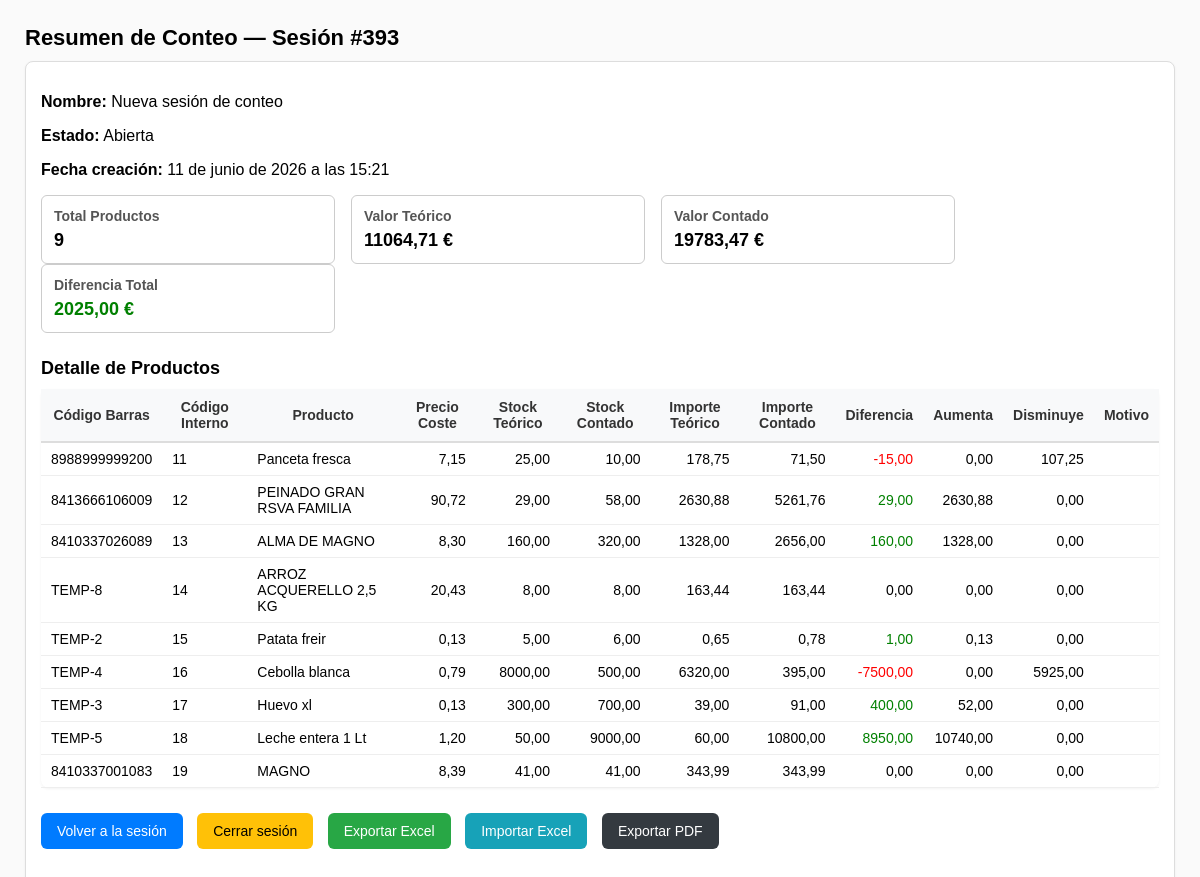
Page /inventario/conteo/resumen/393/ on the committed database.
### inventario_app/models.py (models this page shows, shortened)
class ConteoSesion(models.Model):
    TIPOS = [
        ('conteo', 'Conteo'),
        ('revision', 'Revisión'),
        ('auditoria', 'Auditoría'),
    ]
    ESTADOS = [
        ('abierta', 'Abierta'),
        ('en_revision', 'En revisión'),
        ('cerrada', 'Cerrada'),
        ('aprobada', 'Aprobada'),
        ('aplicada', 'Aplicada'),
        ('reabierta', 'Reabierta'),
    ]
    nombre = models.CharField(max_length=150)
    tipo = models.CharField(max_length=20, choices=TIPOS, default='conteo')
    fecha_creacion = models.DateTimeField(auto_now_add=True)
    usuario = models.ForeignKey(User, on_delete=models.PROTECT)
    estado = models.CharField(max_length=20, choices=ESTADOS, default='abierta')
    observaciones = models.TextField(blank=True, null=True)
    fecha_aplicacion = models.DateTimeField(blank=True, null=True)
    fecha_cierre = models.DateTimeField(blank=True, null=True)
    usuario_cierre = models.ForeignKey(User, null=True, blank=True, on_delete=models.SET_NULL, related_name="cierres_conteo")
    fecha_reapertura = models.DateTimeField(blank=True, null=True)
    usuario_reapertura = models.ForeignKey(User, null=True, blank=True, on_delete=models.SET_NULL, related_name="reaperturas_conteo")
    class Meta:
        verbose_name = "Sesión de conteo"
        verbose_name_plural = "Sesiones de conteo"

class ConteoLinea(models.Model):
    sesion = models.ForeignKey(ConteoSesion, related_name="lineas", on_delete=models.CASCADE)
    producto = models.ForeignKey(Producto, on_delete=models.PROTECT)
    codigo_barras = models.CharField(max_length=50, blank=True, null=True)
    precio_coste = models.DecimalField(max_digits=10, decimal_places=2)
    stock_teorico = models.DecimalField(max_digits=10, decimal_places=2, default=0)
    stock_contado = models.DecimalField(max_digits=10, decimal_places=2, default=0)
    motivo = models.CharField(max_length=200, blank=True, null=True)
    ubicacion = models.CharField(max_length=200, blank=True, null=True)
    usuario_modifica = models.ForeignKey(User, null=True, blank=True, on_delete=models.SET_NULL, related_name="modificaciones_conteo")
    fecha_modifica = models.DateTimeField(blank=True, null=True)
    @property
    def diferencia(self):
        return self.stock_contado - self.stock_teorico
    @property
    def importe_teorico(self):
        return self.stock_teorico * self.precio_coste if self.precio_coste else 0
    @property
    def importe_contado(self):
        return self.stock_contado * self.precio_coste if self.precio_coste else 0
    @property
    def importe_aumenta(self):
        if self.diferencia > 0:
            return self.diferencia * self.precio_coste
        return 0
    @property
    def importe_disminuye(self):
        if self.diferencia < 0:
            return abs(self.diferencia) * self.precio_coste
        return 0

class Producto(models.Model):
    codigo_interno = models.CharField(max_length=50, unique=True)
    nombre_interno = models.CharField(max_length=150)
    nombre_proveedor = models.CharField(max_length=150, blank=True, null=True)
    categoria = models.ForeignKey(Categoria, on_delete=models.SET_NULL, null=True, blank=True)
    unidad_medida = models.ForeignKey(UnidadMedida, on_delete=models.PROTECT, null=True)
    proveedor = models.ForeignKey(Proveedor, on_delete=models.SET_NULL, null=True, blank=True)
    iva = models.ForeignKey(IVA, on_delete=models.SET_NULL, null=True, blank=True)
    precio_compra = models.DecimalField(max_digits=10, decimal_places=2)
    codigo_barras = models.CharField(max_length=50, unique=True, null=True, blank=True)
    stock_minimo = models.DecimalField(max_digits=10, decimal_places=2, default=0)
    stock_actual = models.DecimalField(max_digits=10, decimal_places=2, default=0)
    activo = models.BooleanField(default=True)
    METODO_ULTIMO_COSTE = "ULTIMO_COSTE"
    METODO_COSTE_MEDIO = "COSTE_MEDIO"
    metodo_valoracion = models.CharField(
        max_length=20,
        choices=[
            (METODO_ULTIMO_COSTE, "Último coste"),
            (METODO_COSTE_MEDIO, "Coste medio ponderado"),
        ],
        default=METODO_ULTIMO_COSTE
    )
    class Meta:
        verbose_name = "Producto"
        verbose_name_plural = "Productos"

### inventario_app/views_conteo_nuevo.py (the view)
# urls.py: path("conteo/resumen/<int:sesion_id>/", conteo.resumen_sesion, name="resumen_sesion"),
def resumen_sesion(request, sesion_id):
    sesion = get_object_or_404(ConteoSesion, id=sesion_id)
    lineas = ConteoLinea.objects.filter(sesion=sesion)
    total_productos = lineas.count()
    total_diferencias = sum((l.diferencia for l in lineas), Decimal("0"))
    valor_contado = sum((l.importe_contado for l in lineas), Decimal("0"))
    valor_teorico = sum((l.importe_teorico for l in lineas), Decimal("0"))
    return render(
        request,
        "conteo_nuevo/resumen.html",
        {
            "sesion": sesion,
            "lineas": lineas,
            "total_productos": total_productos,
            "total_diferencias": total_diferencias,
            "valor_contado": valor_contado,
            "valor_teorico": valor_teorico,
        },
    )

### inventario_app/templates/conteo_nuevo/resumen.html (shortened to what this page needs)
{% load static %}
<!DOCTYPE html>
<html lang="es">
<head>
</head>
<body>
<h1>Resumen de Conteo — Sesión #{{ sesion.id }}</h1>
<div class="panel-info">
    <p><strong>Nombre:</strong> {{ sesion.nombre }}</p>
    <p><strong>Estado:</strong> {{ sesion.get_estado_display }}</p>
    <p><strong>Fecha creación:</strong> {{ sesion.fecha_creacion }}</p>
<div class="tarjetas">
    <div class="tarjeta">
        <h3>Total Productos</h3>
        <div class="valor">{{ total_productos }}</div>
</div>
    <div class="tarjeta">
        <h3>Valor Teórico</h3>
        <div class="valor">{{ valor_teorico|floatformat:2 }} €</div>
</div>
    <div class="tarjeta">
        <h3>Valor Contado</h3>
        <div class="valor">{{ valor_contado|floatformat:2 }} €</div>
</div>
    <div class="tarjeta">
        <h3>Diferencia Total</h3>
        <div class="valor {% if total_diferencias >= 0 %}positivo{% else %}negativo{% endif %}">
            {{ total_diferencias|floatformat:2 }} €</div>
</div>
<h2>Detalle de Productos</h2>
<table>
    <thead>
        <tr>
            <th>Código Barras</th>
            <th>Código Interno</th>
            <th>Producto</th>
            <th>Precio Coste</th>
            <th>Stock Teórico</th>
            <th>Stock Contado</th>
            <th>Importe Teórico</th>
            <th>Importe Contado</th>
            <th>Diferencia</th>
            <th>Aumenta</th>
            <th>Disminuye</th>
            <th>Motivo</th>
        </tr>
    </thead>
    <tbody>
        {% for linea in lineas %}
        <tr>
            <td>{{ linea.codigo_barras }}</td>
            <td>{{ linea.producto.codigo_interno }}</td>
            <td>{{ linea.producto.nombre_interno }}</td>
            <td class="right">{{ linea.precio_coste|floatformat:2 }}</td>
            <td class="right">{{ linea.stock_teorico|floatformat:2 }}</td>
            <td class="right">{{ linea.stock_contado|floatformat:2 }}</td>
            <td class="right">{{ linea.importe_teorico|floatformat:2 }}</td>
            <td class="right">{{ linea.importe_contado|floatformat:2 }}</td>
            <td class="right {% if linea.diferencia > 0 %}positivo{% elif linea.diferencia < 0 %}negativo{% endif %}">
                {{ linea.diferencia|floatformat:2 }}
            </td>
            <td class="right">{{ linea.importe_aumenta|floatformat:2 }}</td>
            <td class="right">{{ linea.importe_disminuye|floatformat:2 }}</td>
            <td>{{ linea.motivo }}</td>
        </tr>
        {% endfor %}
    </tbody>
</table>
<div class="acciones">
    <a href="{% url 'sesion_conteo' sesion.id %}" class="btn btn-primario">Volver a la sesión</a>
    {% if sesion.estado == "abierta" or sesion.estado == "reabierta" %}
        <a href="{% url 'cerrar_sesion' sesion.id %}" class="btn btn-warning">Cerrar sesión</a>
    {% endif %}
    <a href="{% url 'exportar_excel_conteo' sesion.id %}" class="btn btn-success">Exportar Excel</a>
    <a href="{% url 'importar_excel_conteo' sesion.id %}" class="btn btn-info">Importar Excel</a>
    <a href="{% url 'exportar_pdf_conteo' sesion.id %}" class="btn btn-dark">Exportar PDF</a>
</body>
</html>

### inventario_app/templates/conteo_nuevo/resumen.html (style rules this page uses)
body { font-family: Arial, sans-serif; margin: 25px; background: #fafafa; }
h1 { font-size: 22px; margin-bottom: 10px; }
h2 { font-size: 18px; margin-top: 25px; margin-bottom: 10px; }
.panel-info { background: white; padding: 15px; border-radius: 8px; border: 1px solid #ddd; margin-bottom: 25px; box-shadow: 0 1px 3px rgba(0,0,0,0.05); }
.tarjetas { width: 100%; margin-bottom: 20px; }
.tarjeta { width: 24%; display: inline-block; vertical-align: top; padding: 12px; border: 1px solid #ccc; border-radius: 6px; margin-right: 1%; background: white; }
.tarjeta h3 { margin: 0; font-size: 14px; color: #555; }
.tarjeta .valor { margin-top: 6px; font-size: 18px; font-weight: bold; }
.positivo { color: green; }
.negativo { color: red; }
table { width: 100%; border-collapse: collapse; background: white; border-radius: 8px; overflow-x: auto; overflow-y: visible; box-shadow: 0 1px 3px rgba(0,0,0,0.05); }
th { background: #f8f9fa; padding: 10px; border-bottom: 2px solid #ddd; font-weight: 600; font-size: 14px; color: #333; }
td { padding: 8px 10px; border-bottom: 1px solid #eee; font-size: 14px; }
.right { text-align: right; }
.acciones { margin-top: 25px; }
.btn { padding: 10px 16px; border-radius: 6px; text-decoration: none; font-size: 14px; margin-right: 10px; display: inline-block; }
.btn-primario { background: #007bff; color: white; }
.btn-warning { background: #ffc107; color: black; }
.btn-success { background: #28a745; color: white; }
.btn-info { background: #17a2b8; color: white; }
.btn-dark { background: #343a40; color: white; }

### rows in the picture
ConteoSesion: id "393", nombre "Nueva sesión de conteo", estado "Abierta", fecha_creacion "11 de junio de 2026 a las 15:21"
ConteoLinea: codigo_barras "8988999999200", producto.codigo_interno "11", producto.nombre_interno "Panceta fresca", precio_coste "7,15", stock_teorico "25,00", stock_contado "10,00", importe_teorico "178,75", importe_contado "71,50", diferencia "-15,00", importe_aumenta "0,00", importe_disminuye "107,25"
ConteoLinea: codigo_barras "8413666106009", producto.codigo_interno "12", producto.nombre_interno "PEINADO GRAN RSVA FAMILIA", precio_coste "90,72", stock_teorico "29,00", stock_contado "58,00", importe_teorico "2630,88", importe_contado "5261,76", diferencia "29,00", importe_aumenta "2630,88", importe_disminuye "0,00"
ConteoLinea: codigo_barras "8410337026089", producto.codigo_interno "13", producto.nombre_interno "ALMA DE MAGNO", precio_coste "8,30", stock_teorico "160,00", stock_contado "320,00", importe_teorico "1328,00", importe_contado "2656,00", diferencia "160,00", importe_aumenta "1328,00", importe_disminuye "0,00"
ConteoLinea: codigo_barras "TEMP-8", producto.codigo_interno "14", producto.nombre_interno "ARROZ ACQUERELLO 2,5 KG", precio_coste "20,43", stock_teorico "8,00", stock_contado "8,00", importe_teorico "163,44", importe_contado "163,44", diferencia "0,00", importe_aumenta "0,00", importe_disminuye "0,00"
ConteoLinea: codigo_barras "TEMP-2", producto.codigo_interno "15", producto.nombre_interno "Patata freir", precio_coste "0,13", stock_teorico "5,00", stock_contado "6,00", importe_teorico "0,65", importe_contado "0,78", diferencia "1,00", importe_aumenta "0,13", importe_disminuye "0,00"
ConteoLinea: codigo_barras "TEMP-4", producto.codigo_interno "16", producto.nombre_interno "Cebolla blanca", precio_coste "0,79", stock_teorico "8000,00", stock_contado "500,00", importe_teorico "6320,00", importe_contado "395,00", diferencia "-7500,00", importe_aumenta "0,00", importe_disminuye "5925,00"
ConteoLinea: codigo_barras "TEMP-3", producto.codigo_interno "17", producto.nombre_interno "Huevo xl", precio_coste "0,13", stock_teorico "300,00", stock_contado "700,00", importe_teorico "39,00", importe_contado "91,00", diferencia "400,00", importe_aumenta "52,00", importe_disminuye "0,00"
ConteoLinea: codigo_barras "TEMP-5", producto.codigo_interno "18", producto.nombre_interno "Leche entera 1 Lt", precio_coste "1,20", stock_teorico "50,00", stock_contado "9000,00", importe_teorico "60,00", importe_contado "10800,00", diferencia "8950,00", importe_aumenta "10740,00", importe_disminuye "0,00"
ConteoLinea: codigo_barras "8410337001083", producto.codigo_interno "19", producto.nombre_interno "MAGNO", precio_coste "8,39", stock_teorico "41,00", stock_contado "41,00", importe_teorico "343,99", importe_contado "343,99", diferencia "0,00", importe_aumenta "0,00", importe_disminuye "0,00"

### other values in the picture
{{ total_productos }} "9"
{{ valor_teorico|floatformat:2 }} "11064,71"
{{ valor_contado|floatformat:2 }} "19783,47"
{{ total_diferencias|floatformat:2 }} "2025,00"
